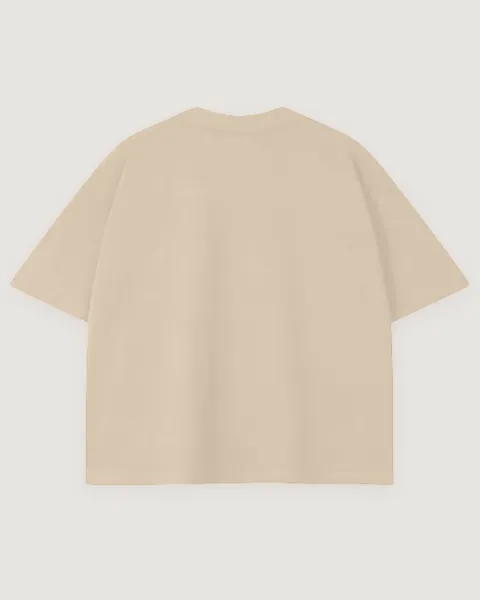
#> input picture public_html/assets/mockups/boxy-espalda-arena.webp, 480 x 600 px, given in place of clasico-frente-negro.webp, which was not available
$ python rebuild_pixben_mockups.py
#> lines starting #> are read from the running program, lines starting #| are printed output that depends on the picture
"""Rebuild 54 optimized PixBen apparel references from the existing black garment photos.
Clásico: regular length. Boxy: wide and cropped. Oversize: longer, dropped shoulder.
Only changes photographic mockups; design and print layers stay editable in Fabric.
"""
from pathlib import Path
from PIL import Image, ImageFilter
import numpy as np

PALETTE = {
    "negro": (24, 24, 26),
    "blanco": (244, 243, 241),
    "arena": (214, 197, 176),
    "beige-claro": (233, 217, 195),
    "beige-oscuro": (173, 145, 116),
    "gris": (146, 147, 151),
    "marron": (104, 77, 63),
    "celeste-claro": (171, 211, 229),
    "azul-marino": (33, 45, 67),
}
PLACEMENT = {
    "clasico": (29, 75, 451, 541),
    "boxy": (10, 106, 470, 486),
    "oversize": (6, 48, 474, 562),
}
SOURCE_BOTTOM = {
    ("clasico", "frente"): 546,
    ("clasico", "espalda"): 532,
    ("boxy", "frente"): 540,
    ("boxy", "espalda"): 529,
    ("oversize", "frente"): 535,
    ("oversize", "espalda"): 532,
}

def build(directory):
    directory = Path(directory)
    for fit, box in PLACEMENT.items():
        for side in ("frente", "espalda"):
            source = Image.open(directory / f"{fit}-{side}-negro.webp").convert("RGB")
#> source is the input picture: PIL image 480x600 RGB; mean R, G, B 223.8, 215.5, 204.1
            pixels = np.asarray(source, dtype=np.float32)
            # The existing black shirt is much darker than the near-white backdrop.
            luminance = pixels.mean(axis=2)
            alpha = np.clip((215 - luminance) / 82, 0, 1)
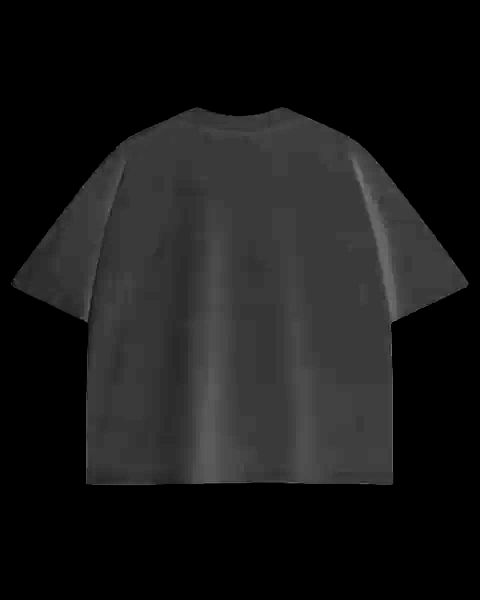
#> alpha: shape (600, 480) float32; min 0, max 0.472, mean 0.0988
            # Exclude the old artificial floor-shadow rectangle beneath the hem.
            limit = SOURCE_BOTTOM[(fit, side)]
            alpha[limit:] = 0
            for row in range(5):
                if limit - row - 1 >= 0:
                    alpha[limit - row - 1, :] *= (row + 1) / 6
            mask = Image.fromarray(np.uint8(alpha * 255), "L")
            mask = mask.filter(ImageFilter.GaussianBlur(.58))
            ys, xs = np.where(np.asarray(mask) > 80)
#> ys = 3776 values from 118 to 482; xs = 3776 values, max 398 at index 1673, min 83 at index 231, mean 286.4
            if not xs.size:
                raise RuntimeError(f"Unable to isolate {fit}-{side} apparel")
            bbox = (int(xs.min()), int(ys.min()), int(xs.max() + 1), int(ys.max() + 1))
#> bbox = (83, 118, 399, 483)
            crop_mask = mask.crop(bbox)
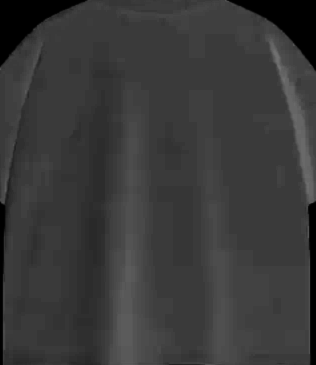
#> crop_mask: PIL image 316x365 L; min 0, max 114, mean 57.2
            cloth = pixels[bbox[1]:bbox[3], bbox[0]:bbox[2], :]
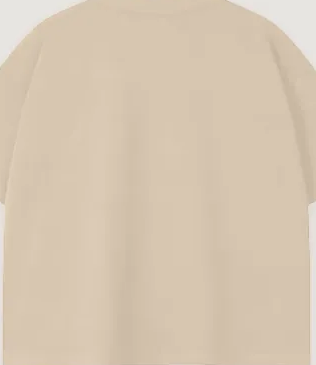
#> cloth: shape (365, 316, 3) float32; mean R, G, B 214.9, 198.6, 177.8
            cloth_mask = np.asarray(crop_mask, dtype=np.float32) / 255
            median = float(np.median(cloth[cloth_mask > .9].mean(1)))
#> median = nan
            variation = np.clip((cloth.mean(2) - median) * .68, -22, 20)
#> variation: shape (365, 316) float32; every value is NaN or infinite
            width, height = box[2] - box[0], box[3] - box[1]
            display_mask = crop_mask.resize((width, height), Image.Resampling.LANCZOS)
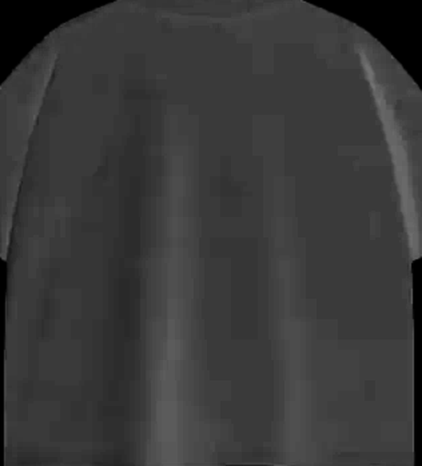
#> display_mask: PIL image 422x466 L; min 0, max 115, mean 57.2

            for color_name, rgb in PALETTE.items():
                # Medium-grey background gives the white shirt contrast without
                # darkening the garment or obscuring the printable chest area.
                if color_name == "blanco":
                    background = (219, 217, 214)
                elif color_name in ("beige-claro", "arena"):
                    background = (232, 229, 225)
                else:
                    background = (247, 246, 244)
                colored = np.empty_like(cloth)
                for channel, base in enumerate(rgb):
                    colored[:, :, channel] = np.clip(base + variation, 0, 255)
                garment = Image.fromarray(np.uint8(colored), "RGB")
                garment = garment.resize((width, height), Image.Resampling.LANCZOS)
                result = Image.new("RGB", (480, 600), background)
                shadow = Image.new("L", (480, 600))
                shadow.paste(display_mask, (box[0] + 1, box[1] + 5))
                shadow = shadow.filter(ImageFilter.GaussianBlur(9))
                shadow = shadow.point(lambda value: int(value * .07))
                result.paste(Image.new("RGB", (480, 600), (64, 54, 48)),
                             (0, 0), shadow)
                if color_name == "blanco":
                    outline = Image.new("L", (480, 600))
                    outline.paste(display_mask.filter(ImageFilter.MaxFilter(3)),
                                  (box[0], box[1]))
                    outline = outline.point(lambda value: int(value * .21))
                    result.paste(Image.new("RGB", (480, 600), (158, 153, 148)),
                                 (0, 0), outline)
                result.paste(garment, (box[0], box[1]), display_mask)
                result.save(directory / f"{fit}-{side}-{color_name}.webp",
                            quality=80, method=6)
#> colored: shape (365, 316, 3) float32; every value is NaN or infinite
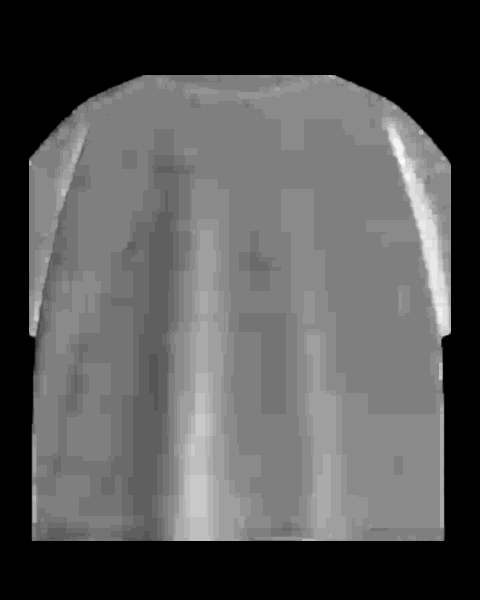
#> outline: PIL image 480x600 L; min 0, max 24, mean 8.1; drawn with min black and max white
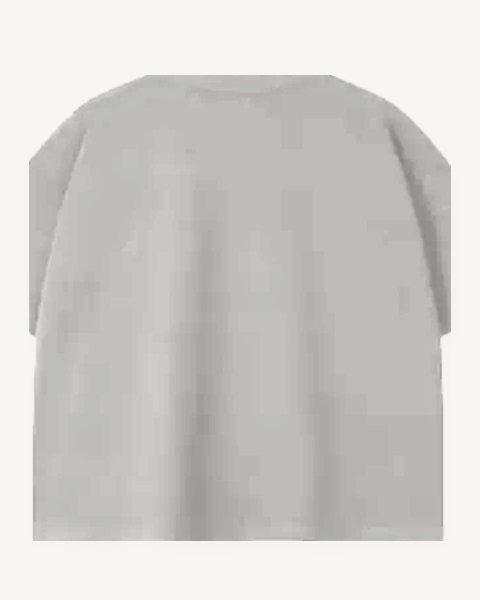
#> result: PIL image 480x600 RGB; mean R, G, B 207.9, 207, 205.2
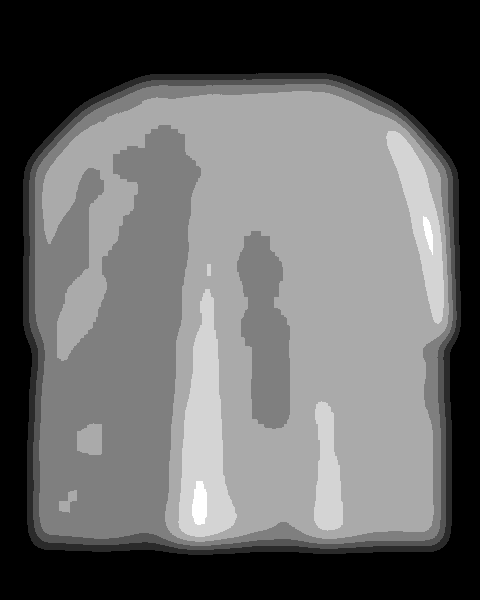
#> shadow: PIL image 480x600 L; min 0, max 6, mean 2.41; drawn with min black and max white
#> pass 2 of the loop in build, `for fit, box in PLACEMENT.items():`:
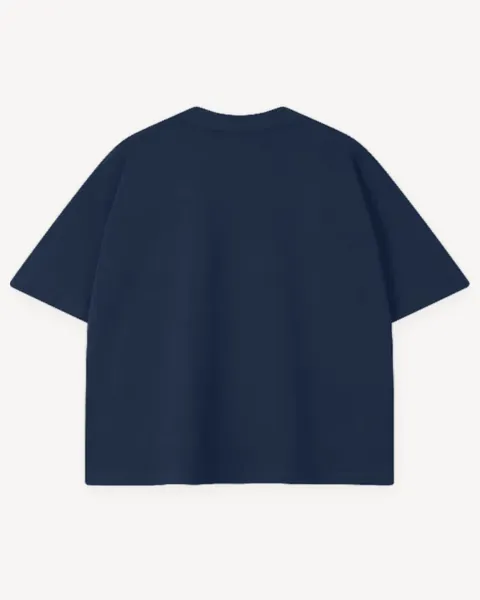
#> input picture public_html/assets/mockups/boxy-espalda-azul-marino.webp, 480 x 600 px, given in place of boxy-frente-negro.webp, which was not available
#> in build, source is the input picture: PIL image 480x600 RGB; mean R, G, B 156.9, 161, 169.4
#> crop_mask: PIL image 460x380 L
#> cloth: shape (380, 460, 3) float32
#> cloth_mask: shape (380, 460) float32
#> variation: shape (380, 460) float32
#> after the loop in build, `for color_name, rgb in PALETTE.items():`:
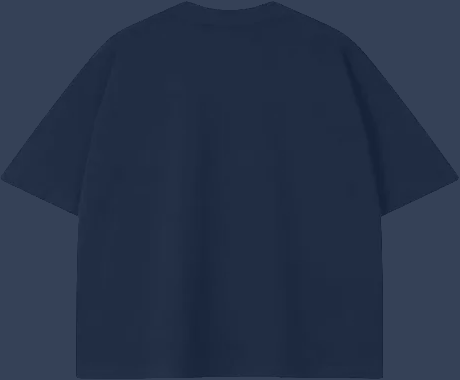
#> garment: PIL image 460x380 RGB; mean R, G, B 38.9, 50.9, 72.9
#> after the loop in build, `for color_name, rgb in PALETTE.items():`:
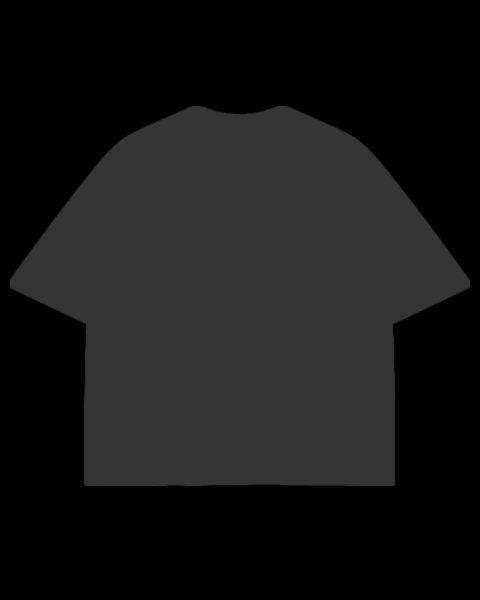
#> outline: PIL image 480x600 L; min 0, max 53, mean 22.6
    return len(list(directory.glob("*.webp")))

if __name__ == "__main__":
#> (the run stopped early here; a loop or call above may not have finished)
